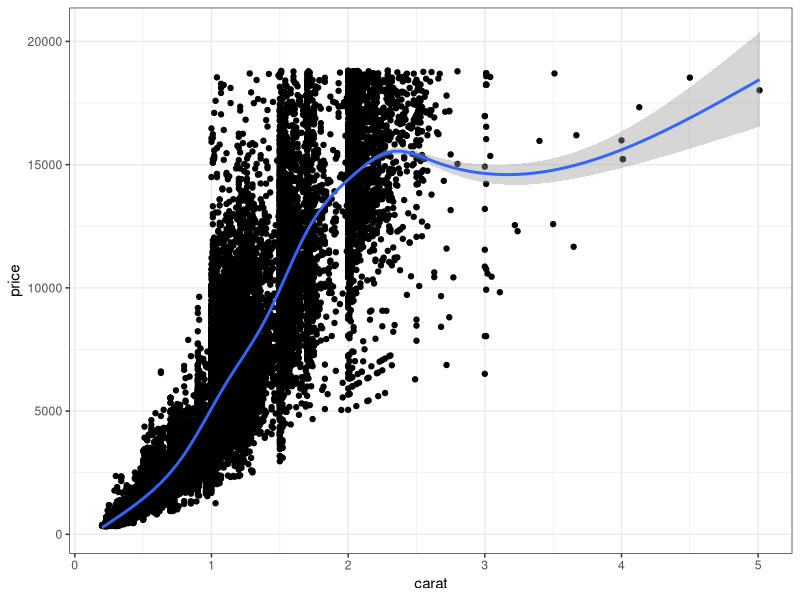

Generate this figure with R:
## ---- chunk 1
library(ggplot2)
ggplot(diamonds, aes(x=carat, y=price)) + geom_point() + theme_bw() + geom_smooth()
cor(diamonds$carat, diamonds$price)
